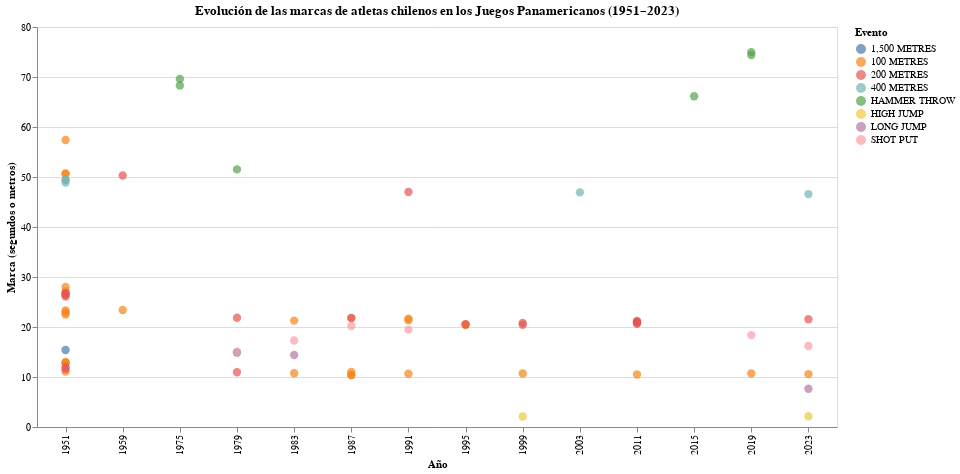

Write notebook code for a chart like this one.
### Code cell
import altair as alt
import pandas as pd

# Aseguramos que 'año' sea numérico
df_chile['año'] = pd.to_numeric(df_chile['año'], errors='coerce')

# Filtramos filas con marcas válidas (quitamos vacíos o texto extraño)
df_chile = df_chile[df_chile['mark'].str.contains(r'\d', na=False)]

# Seleccionamos algunos eventos representativos (puedes cambiarlos)
eventos_interes = [
    "100 METRES", "200 METRES", "400 METRES",
    "1,500 METRES", "5,000 METRES", "10,000 METRES",
    "HIGH JUMP", "LONG JUMP", "HAMMER THROW", "SHOT PUT"
]

df_viz = df_chile[df_chile['event'].isin(eventos_interes)]

# Crear gráfico con Altair
chart = (
    alt.Chart(df_viz)
    .mark_circle(size=70, opacity=0.7)
    .encode(
        x=alt.X('año:O', title='Año'),
        y=alt.Y('mark:Q', title='Marca (segundos o metros)', scale=alt.Scale(zero=False)),
        color=alt.Color('event:N', title='Evento'),
        tooltip=['name', 'event', 'mark', 'año', 'location']
    )
    .properties(
        title='Evolución de las marcas de atletas chilenos en los Juegos Panamericanos (1951–2023)',
        width=800,
        height=400
    )
    .interactive()
)

chart.save('vis_01.html')  # guarda versión interactiva
chart.save('vis_01.png')   # guarda versión en imagen
chart

### Figure 1 — Vega-Lite specification as saved in the notebook (floating-point values rounded to 4 significant figures)
{"config": {"view": {"continuousWidth": 300, "continuousHeight": 300}}, "data": {"name": "data-3d8fc0679f4514625dd8b5496eeae882"}, "mark": {"type": "circle", "opacity": 0.7, "size": 70}, "encoding": {"color": {"field": "event", "title": "Evento", "type": "nominal"}, "tooltip": [{"field": "name", "type": "nominal"}, {"field": "event", "type": "nominal"}, {"field": "mark", "type": "nominal"}, {"field": "año", "type": "quantitative"}, {"field": "location", "type": "nominal"}], "x": {"field": "año", "title": "Año", "type": "ordinal"}, "y": {"field": "mark", "scale": {"zero": false}, "title": "Marca (segundos o metros)", "type": "quantitative"}}, "height": 400, "params": [{"name": "param_5", "select": {"type": "interval", "encodings": ["x", "y"]}, "bind": "scales"}], "title": "Evolución de las marcas de atletas chilenos en los Juegos Panamericanos (1951–2023)", "width": 800, "$schema": "https://vega.github.io/schema/vega-lite/v5.20.1.json", "datasets": {"data-3d8fc0679f4514625dd8b5496eeae882": [{"gender": "Men", "event": "100 METRES", "round": "HEAT", "heat": 3.0, "position": 7, "name": "Ricardo Roach González", "country": "Chile", "mark": "10.69", "status": null, "date": null, "location": "Winnipeg, Canada", "members": NaN, "observacion": null, "año": 1999}, {"gender": "Men", "event": "200 METRES", "round": "HEAT", "heat": 2.0, "position": 2, "name": "Sebastian Keitel Bianchi", "country": "Chile", "mark": "20.44", "status": null, "date": "25 Jul", "location": "Winnipeg, Canada", "members": NaN, "observacion": null, "año": 1999}, {"gender": "Men", "event": "200 METRES", "round": "FINAL", "heat": null, "position": 3, "name": "Sebastian Keitel Bianchi", "country": "Chile", "mark": "20.82", "status": null, "date": "28 Jul", "location": "Winnipeg, Canada", "members": NaN, "observacion": null, "año": 1999}, {"gender": "Men", "event": "1,500 METRES", "round": "FINAL", "heat": null, "position": 7, "name": "Mauricio Diaz Castro", "country": "Chile", "mark": "13:53.55", "status": null, "date": "30 Jul", "location": "Winnipeg, Canada", "members": NaN, "observacion": null, "año": 1999}, {"gender": "Men", "event": "10,000 METRES", "round": "FINAL", "heat": null, "position": 7, "name": "Mauricio Diaz Castro", "country": "Chile", "mark": "29:20.56", "status": null, "date": "27 Jul", "location": "Winnipeg, Canada", "members": NaN, "observacion": null, "año": 1999}, {"gender": "Men", "event": "HIGH JUMP", "round": null, "heat": null, "position": 11, "name": "Felipe Apablaza Garcia", "country": "Chile", "mark": "2.10", "status": null, "date": "29 Jul", "location": "Winnipeg, Canada", "members": NaN, "observacion": null, "año": 1999}, {"gender": "Men", "event": "100 METRES", "round": "HEAT", "heat": 4.0, "position": "6", "name": "Eduardo Krumm", "country": "Chile", "mark": "23.4", "status": null, "date": "29 Aug", "location": "Chicago, USA", "members": NaN, "observacion": null, "año": 1959}, {"gender": "Men", "event": "200 METRES", "round": "HEAT", "heat": 1.0, "position": "5", "name": "Hugo Krauss", "country": "Chile", "mark": "50.3", "status": null, "date": "31 Aug", "location": "Chicago, USA", "members": NaN, "observacion": null, "año": 1959}, {"gender": "Men", "event": "400 METRES", "round": "HEAT", "heat": 1.0, "position": "5", "name": "Julio Le ón", "country": "Chile", "mark": "1:55.5", "status": null, "date": "31 Aug", "location": "Chicago, USA", "members": NaN, "observacion": null, "año": 1959}, {"gender": "Men", "event": "400 METRES", "round": "HEAT", "heat": 2.0, "position": "3", "name": "Hugo Krauss", "country": "Chile", "mark": "1:55.0", "status": null, "date": "31 Aug", "location": "Chicago, USA", "members": NaN, "observacion": null, "año": 1959}, {"gender": "Men", "event": "400 METRES", "round": "HEAT", "heat": 3.0, "position": "3", "name": "Ramon Sandoval", "country": "Chile", "mark": "1:54.3", "status": null, "date": "31 Aug", "location": "Chicago, USA", "members": NaN, "observacion": null, "año": 1959}, {"gender": "Men", "event": "1,500 METRES", "round": "FINAL", "heat": null, "position": "4", "name": "Ramón Sandoval", "country": "Chile", "mark": "3:51.9", "status": null, "date": "2 Sep", "location": "Chicago, USA", "members": NaN, "observacion": null, "año": 1959}, {"gender": "Men", "event": "1,500 METRES", "round": "FINAL", "heat": null, "position": "7", "name": "Ricardo Vidal", "country": "Chile", "mark": "31:35.7", "status": null, "date": "2 Sep", "location": "Chicago, USA", "members": NaN, "observacion": null, "año": 1959}, {"gender": "Men", "event": "1,500 METRES", "round": "FINAL", "heat": null, "position": "5", "name": "Juan Silva", "country": "Chile", "mark": "2:42:34.6", "status": null, "date": "2 Sep", "location": "Chicago, USA", "members": NaN, "observacion": null, "año": 1959}, {"gender": "Men", "event": "100 METRES", "round": "HEAT", "heat": 3.0, "position": 1.0, "name": "Sebastian Keitel Bianchi", "country": "Chile", "mark": "20.53", "status": null, "date": "18 Mar", "location": "Mar del Plata, Argentina", "members": NaN, "observacion": null, "año": 1995}, {"gender": "Men", "event": "100 METRES", "round": "HEAT", "heat": 1.0, "position": 2.0, "name": "Sebastien Keitel Bianchi", "country": "Chile", "mark": "20.38", "status": null, "date": "18 Mar", "location": "Mar del Plata, Argentina", "members": NaN, "observacion": null, "año": 1995}, {"gender": "Men", "event": "200 METRES", "round": "FINAL", "heat": null, "position": 3.0, "name": "Sebastien Keitel Bianchi", "country": "Chile", "mark": "20.55", "status": null, "date": "22 Mar", "location": "Mar del Plata, Argentina", "members": NaN, "observacion": null, "año": 1995}, {"gender": "Men", "event": "100 METRES", "round": "FINAL", "heat": null, "position": 6, "name": "Iván Moreno", "country": "Chile", "mark": "10.510.58", "status": null, "date": "30 Jul", "location": "Winnipeg, Canada", "members": NaN, "observacion": null, "año": 1967}, {"gender": "Men", "event": "100 METRES", "round": "HEAT", "heat": 1.0, "position": 3, "name": "Iván Moreno", "country": "Chile", "mark": "21.121.17", "status": null, "date": "30 Jul", "location": "Winnipeg, Canada", "members": NaN, "observacion": null, "año": 1967}, {"gender": "Men", "event": "100 METRES", "round": "HEAT", "heat": 1.0, "position": 5, "name": "Iván Moreno", "country": "Chile", "mark": "21.121.13", "status": null, "date": "30 Jul", "location": "Winnipeg, Canada", "members": NaN, "observacion": null, "año": 1967}, {"gender": "Men", "event": "400 METRES", "round": "HEAT", "heat": 2.0, "position": 5, "name": "Jorge Grosser Castillo", "country": "Chile", "mark": "1:55.41:55.46", "status": null, "date": "30 Jul", "location": "Winnipeg, Canada", "members": NaN, "observacion": null, "año": 1967}, {"gender": "Men", "event": "1,500 METRES", "round": "FINAL", "heat": null, "position": 7, "name": "Jorge Grosser Castillo", "country": "Chile", "mark": "3:48.03:48.01", "status": null, "date": "5 Aug", "location": "Winnipeg, Canada", "members": NaN, "observacion": null, "año": 1967}, {"gender": "Men", "event": "1,500 METRES", "round": "FINAL", "heat": null, "position": 4, "name": "Carlos Díaz", "country": "Chile", "mark": "3:42.09", "status": null, "date": "24 Jul", "location": "Toronto, Canada", "members": NaN, "observacion": null, "año": 2015}, {"gender": "Men", "event": "1,500 METRES", "round": "FINAL", "heat": null, "position": 10, "name": "Iván López", "country": "Chile", "mark": "3:48.54", "status": null, "date": "24 Jul", "location": "Toronto, Canada", "members": NaN, "observacion": null, "año": 2015}, {"gender": "Men", "event": "5,000 METRES", "round": "FINAL", "heat": null, "position": 3, "name": "Victor Aravena", "country": "Chile", "mark": "13:46.94", "status": null, "date": "25 Jul", "location": "Toronto, Canada", "members": NaN, "observacion": null, "año": 2015}, {"gender": "Men", "event": "5,000 METRES", "round": "FINAL", "heat": null, "position": 9, "name": "Carlos Díaz", "country": "Chile", "mark": "13:59.66", "status": null, "date": "25 Jul", "location": "Toronto, Canada", "members": NaN, "observacion": null, "año": 2015}, {"gender": "Men", "event": "10,000 METRES", "round": "FINAL", "heat": null, "position": 8, "name": "Leslie Encina", "country": "Chile", "mark": "30:30.12", "status": null, "date": "21 Jul", "location": "Toronto, Canada", "members": NaN, "observacion": null, "año": 2015}, {"gender": "Men", "event": "LONG JUMP", "round": null, "heat": null, "position": 11, "name": "Daniel Pineda", "country": "Chile", "mark": "7.463.0", "status": null, "date": "21 Jul", "location": "Toronto, Canada", "members": NaN, "observacion": null, "año": 2015}, {"gender": "Men", "event": "HAMMER THROW", "round": null, "heat": null, "position": 10, "name": "Humberto Mansilla", "country": "Chile", "mark": "66.14", "status": null, "date": "22 Jul", "location": "Toronto, Canada", "members": NaN, "observacion": null, "año": 2015}, {"gender": "Men", "event": "400 METRES", "round": "HEAT", "heat": 2.0, "position": 1, "name": "Ram ón Sandoval", "country": "Chile", "mark": "1:54.5", "status": null, "date": "18 Mar", "location": "Mexico City, Mexico", "members": NaN, "observacion": null, "año": 1955}, {"gender": "Men", "event": "1,500 METRES", "round": "FINAL", "heat": null, "position": 5, "name": "Guillermo Sol á Aravena", "country": "Chile", "mark": "4:06.44:06.67", "status": null, "date": "19 Mar", "location": "Mexico City, Mexico", "members": NaN, "observacion": null, "año": 1955}, {"gender": "Men", "event": "1,500 METRES", "round": "FINAL", "heat": null, "position": 3, "name": "Jaime Correa", "country": "Chile", "mark": "15:39.2", "status": null, "date": "19 Mar", "location": "Mexico City, Mexico", "members": NaN, "observacion": null, "año": 1955}, {"gender": "Men", "event": "1,500 METRES", "round": "FINAL", "heat": null, "position": 3, "name": "Jaime Correa", "country": "Chile", "mark": "33:42.6", "status": null, "date": "19 Mar", "location": "Mexico City, Mexico", "members": NaN, "observacion": null, "año": 1955}, {"gender": "Men", "event": "100 METRES", "round": "HEAT", "heat": 2.0, "position": 8, "name": "Luis Schneider Zuanich", "country": "Chile", "mark": "10.75", "status": null, "date": "23 Aug", "location": "Caracas, Venezuela", "members": NaN, "observacion": null, "año": 1983}, {"gender": "Men", "event": "100 METRES", "round": "HEAT", "heat": 1.0, "position": 6, "name": "Luis Schneider Zuanich", "country": "Chile", "mark": "21.28", "status": null, "date": "23 Aug", "location": "Caracas, Venezuela", "members": NaN, "observacion": null, "año": 1983}, {"gender": "Men", "event": "1,500 METRES", "round": "FINAL", "heat": null, "position": 7, "name": "Omar Aguilar Cardenas", "country": "Chile", "mark": "14:27.68", "status": null, "date": "26 Aug", "location": "Caracas, Venezuela", "members": NaN, "observacion": null, "año": 1983}, {"gender": "Men", "event": "10,000 METRES", "round": "FINAL", "heat": null, "position": 7, "name": "Omar Aguilar Cardenas", "country": "Chile", "mark": "29:54.27", "status": null, "date": "23 Aug", "location": "Caracas, Venezuela", "members": NaN, "observacion": null, "año": 1983}, {"gender": "Men", "event": "LONG JUMP", "round": null, "heat": null, "position": 6, "name": "Francisco Pichot", "country": "Chile", "mark": "14.39", "status": null, "date": "24 Aug", "location": "Caracas, Venezuela", "members": NaN, "observacion": null, "año": 1983}, {"gender": "Men", "event": "SHOT PUT", "round": null, "heat": null, "position": 2, "name": "Gert Weil Wiesenborn", "country": "Chile", "mark": "17.30", "status": null, "date": "23 Aug", "location": "Caracas, Venezuela", "members": NaN, "observacion": null, "año": 1983}, {"gender": "Men", "event": "100 METRES", "round": "HEAT", "heat": 2.0, "position": 7, "name": "Enrique Polanco Valdés", "country": "Chile", "mark": "10.69", "status": null, "date": null, "location": "Lima, Peru", "members": NaN, "observacion": null, "año": 2019}, {"gender": "Men", "event": "LONG JUMP", "round": null, "heat": null, "position": 13, "name": "Daniel Pineda Contreras", "country": "Chile", "mark": "7.050.2", "status": null, "date": "7 Aug", "location": "Lima, Peru", "members": NaN, "observacion": null, "año": 2019}, {"gender": "Men", "event": "SHOT PUT", "round": null, "heat": null, "position": 11, "name": "Santiago Basso Hughes", "country": "Chile", "mark": "18.38", "status": null, "date": "7 Aug", "location": "Lima, Peru", "members": NaN, "observacion": null, "año": 2019}, {"gender": "Men", "event": "HAMMER THROW", "round": null, "heat": null, "position": 1, "name": "Gabriel Kehr Sabra", "country": "Chile", "mark": "74.98", "status": null, "date": "8 Aug", "location": "Lima, Peru", "members": NaN, "observacion": null, "año": 2019}, {"gender": "Men", "event": "HAMMER THROW", "round": null, "heat": null, "position": 2, "name": "Humberto Mansilla Arzola", "country": "Chile", "mark": "74.38", "status": null, "date": "8 Aug", "location": "Lima, Peru", "members": NaN, "observacion": null, "año": 2019}, {"gender": "Men", "event": "400 METRES", "round": "HEAT", "heat": 3.0, "position": 5, "name": "Roberto Salmona", "country": "Chile", "mark": "1:53.61", "status": null, "date": "1 Aug", "location": "Cali, Colombia", "members": NaN, "observacion": null, "año": 1971}, {"gender": "Men", "event": "400 METRES", "round": "HEAT", "heat": 4.0, "position": 4, "name": "Victor Rios", "country": "Chile", "mark": "1:55.67", "status": null, "date": "1 Aug", "location": "Cali, Colombia", "members": NaN, "observacion": null, "año": 1971}, {"gender": "Men", "event": "400 METRES", "round": "HEAT", "heat": 2.0, "position": 7, "name": "Victor Rios", "country": "Chile", "mark": "1:53.34", "status": null, "date": "1 Aug", "location": "Cali, Colombia", "members": NaN, "observacion": null, "año": 1971}, {"gender": "Men", "event": "1,500 METRES", "round": "FINAL", "heat": null, "position": 9, "name": "Jorge Grosser", "country": "Chile", "mark": "3:52.68", "status": null, "date": "1 Aug", "location": "Cali, Colombia", "members": NaN, "observacion": null, "año": 1971}, {"gender": "Men", "event": "1,500 METRES", "round": "FINAL", "heat": null, "position": 4, "name": "Edmundo Warnke Bravo", "country": "Chile", "mark": "14:05.57", "status": null, "date": "1 Aug", "location": "Cali, Colombia", "members": NaN, "observacion": null, "año": 1971}, {"gender": "Men", "event": "1,500 METRES", "round": "FINAL", "heat": null, "position": 9, "name": "José Ramirez Allende", "country": "Chile", "mark": "2:50:05", "status": null, "date": "1 Aug", "location": "Cali, Colombia", "members": NaN, "observacion": null, "año": 1971}, {"gender": "Men", "event": "100 METRES", "round": "SEMIFINAL", "heat": null, "position": 15, "name": "Enrique Polanco", "country": "Chile", "mark": "10.57", "status": null, "date": null, "location": null, "members": NaN, "observacion": " ", "año": 2023}, {"gender": "Men", "event": "200 METRES", "round": "SEMIFINAL", "heat": null, "position": 13, "name": "Enzo Faulbaum", "country": "Chile", "mark": "21.55", "status": null, "date": null, "location": null, "members": NaN, "observacion": " ", "año": 2023}, {"gender": "Men", "event": "400 METRES", "round": "FINAL", "heat": null, "position": 3, "name": "Martín Kouyoumdjian", "country": "Chile", "mark": "46.58", "status": null, "date": null, "location": null, "members": NaN, "observacion": " ", "año": 2023}, {"gender": "Men", "event": "HIGH JUMP", "round": "FINAL", "heat": null, "position": 12, "name": "Pedro Alamos", "country": "Chile", "mark": "2.15", "status": null, "date": null, "location": null, "members": NaN, "observacion": " ", "año": 2023}, {"gender": "Men", "event": "LONG JUMP", "round": "FINAL", "heat": null, "position": 7, "name": "Vicente Belgueri", "country": "Chile", "mark": "7.65", "status": "PB", "date": null, "location": null, "members": NaN, "observacion": " ", "año": 2023}, {"gender": "Men", "event": "SHOT PUT", "round": "FINAL", "heat": null, "position": 12, "name": "Matías Puschel", "country": "Chile", "mark": "16.20", "status": null, "date": null, "location": null, "members": NaN, "observacion": " ", "año": 2023}, {"gender": "Men", "event": "400 METRES", "round": "HEAT", "heat": "3", "position": 4, "name": "Mauricio Mery", "country": "Chile", "mark": "46.92", "status": null, "date": "8 Aug", "location": "Santo Domingo, Dominican Republic", "members": NaN, "observacion": null, "año": 2003}, {"gender": "Men", "event": "5,000 METRES", "round": "FINAL", "heat": null, "position": 5, "name": "Mauricio Diaz Castro", "country": "Chile", "mark": "13:58.85", "status": null, "date": "5 Aug", "location": "Santo Domingo, Dominican Republic", "members": NaN, "observacion": null, "año": 2003}, {"gender": "Men", "event": "200 METRES", "round": "HEAT", "heat": 4.0, "position": 7, "name": "Luis Schneider Zuanich", "country": "Chile", "mark": "10.96", "status": null, "date": null, "location": "San Juan, Puerto Rico", "members": NaN, "observacion": null, "año": 1979}, {"gender": "Men", "event": "200 METRES", "round": "HEAT", "heat": 1.0, "position": 7, "name": "Luis Schneider Zuanich", "country": "Chile", "mark": "21.85", "status": null, "date": null, "location": "San Juan, Puerto Rico", "members": NaN, "observacion": null, "año": 1979}, {"gender": "Men", "event": "400 METRES", "round": "HEAT", "heat": 1.0, "position": 2, "name": "Cristian Molina Cifuentes", "country": "Chile", "mark": "1:51.1", "status": null, "date": "12 Jul", "location": "San Juan, Puerto Rico", "members": NaN, "observacion": null, "año": 1979}, {"gender": "Men", "event": "400 METRES", "round": "HEAT", "heat": 3.0, "position": 4, "name": "Emilio Ulloa Valenzuela", "country": "Chile", "mark": "1:53.3", "status": null, "date": "12 Jul", "location": "San Juan, Puerto Rico", "members": NaN, "observacion": null, "año": 1979}, {"gender": "Men", "event": "1,500 METRES", "round": "FINAL", "heat": null, "position": 5, "name": "Edmundo Warnke Bravo", "country": "Chile", "mark": "2:26:14", "status": null, "date": "14 Jul", "location": "San Juan, Puerto Rico", "members": NaN, "observacion": null, "año": 1979}, {"gender": "Men", "event": "1,500 METRES", "round": "HEAT", "heat": 1.0, "position": 6, "name": "Alfredo Piza", "country": "Chile", "mark": "14.90", "status": null, "date": "14 Jul", "location": "San Juan, Puerto Rico", "members": NaN, "observacion": null, "año": 1979}, {"gender": "Men", "event": "SHOT PUT", "round": null, "heat": null, "position": 10, "name": "Gert Weil Wiesenborn", "country": "Chile", "mark": "15.06", "status": null, "date": "7 Jul", "location": "San Juan, Puerto Rico", "members": NaN, "observacion": null, "año": 1979}, {"gender": "Men", "event": "HAMMER THROW", "round": null, "heat": null, "position": 8, "name": "Mario Egmen", "country": "Chile", "mark": "51.52", "status": null, "date": "12 Jul", "location": "San Juan, Puerto Rico", "members": NaN, "observacion": null, "año": 1979}, {"gender": "Men", "event": "5,000 METRES", "round": "FINAL", "heat": null, "position": 6, "name": "Edmundo Warnke Bravo", "country": "Chile", "mark": "15.10.66", "status": null, "date": "16 Oct", "location": "Mexico City, Mexico", "members": NaN, "observacion": null, "año": 1975}, {"gender": "Men", "event": "10,000 METRES", "round": "FINAL", "heat": null, "position": 6, "name": "Edmundo Warnke Bravo", "country": "Chile", "mark": "30.31.67", "status": null, "date": "16 Oct", "location": "Mexico City, Mexico", "members": NaN, "observacion": null, "año": 1975}, {"gender": "Men", "event": "HAMMER THROW", "round": null, "heat": null, "position": 8, "name": "Jorge Peña", "country": "Chile", "mark": "69.60", "status": null, "date": "18 Oct", "location": "Mexico City, Mexico", "members": NaN, "observacion": null, "año": 1975}, {"gender": "Men", "event": "HAMMER THROW", "round": null, "heat": null, "position": 5, "name": "Alfredo Silva", "country": "Chile", "mark": "68.31", "status": null, "date": "18 Oct", "location": "Mexico City, Mexico", "members": NaN, "observacion": null, "año": 1975}, {"gender": "Men", "event": "100 METRES", "round": "HEAT", "heat": 2.0, "position": 4, "name": "Carlos Moreno Lira", "country": "Chile", "mark": "10.66", "status": null, "date": null, "location": "Havana, Cuba", "members": NaN, "observacion": null, "año": 1991}, {"gender": "Men", "event": "100 METRES", "round": "HEAT", "heat": 1.0, "position": 6, "name": "Carlos Morales Herrera", "country": "Chile", "mark": "21.67", "status": null, "date": "5 Aug", "location": "Havana, Cuba", "members": NaN, "observacion": null, "año": 1991}, {"gender": "Men", "event": "100 METRES", "round": "HEAT", "heat": 3.0, "position": 5, "name": "Carlos Moreno Lir a", "country": "Chile", "mark": "21.36", "status": null, "date": "5 Aug", "location": "Havana, Cuba", "members": NaN, "observacion": null, "año": 1991}, {"gender": "Men", "event": "200 METRES", "round": "HEAT", "heat": 3.0, "position": 3, "name": "Carlos Morale s Herrera", "country": "Chile", "mark": "47.00", "status": null, "date": "8 Aug", "location": "Havana, Cuba", "members": NaN, "observacion": null, "año": 1991}, {"gender": "Men", "event": "400 METRES", "round": "HEAT", "heat": 3.0, "position": 2, "name": "Pablo Squella Serrano", "country": "Chile", "mark": "1:48.13", "status": null, "date": "5 Aug", "location": "Havana, Cuba", "members": NaN, "observacion": null, "año": 1991}, {"gender": "Men", "event": "SHOT PUT", "round": null, "heat": null, "position": 1, "name": "Gert Weil Wiesenborn", "country": "Chile", "mark": "19.47", "status": null, "date": "8 Aug", "location": "Havana, Cuba", "members": NaN, "observacion": null, "año": 1991}, {"gender": "Men", "event": "100 METRES", "round": "HEAT", "heat": 1.0, "position": 6, "name": "Kael Becerra", "country": "Chile", "mark": "10.49", "status": null, "date": "24 Oct", "location": "Guadalajara, Mexico", "members": NaN, "observacion": null, "año": 2011}, {"gender": "Men", "event": "200 METRES", "round": "HEAT", "heat": 1.0, "position": 4, "name": "Kael Becerra", "country": "Chile", "mark": "21.04", "status": null, "date": "25 Oct", "location": "Guadalajara, Mexico", "members": NaN, "observacion": null, "año": 2011}, {"gender": "Men", "event": "200 METRES", "round": "HEAT", "heat": 5.0, "position": 5, "name": "Cristian Reyes", "country": "Chile", "mark": "20.83", "status": null, "date": "25 Oct", "location": "Guadalajara, Mexico", "members": NaN, "observacion": null, "año": 2011}, {"gender": "Men", "event": "200 METRES", "round": "HEAT", "heat": 1.0, "position": 4, "name": "Cristian Reyes", "country": "Chile", "mark": "20.65", "status": null, "date": "25 Oct", "location": "Guadalajara, Mexico", "members": NaN, "observacion": null, "año": 2011}, {"gender": "Men", "event": "200 METRES", "round": "HEAT", "heat": 2.0, "position": 7, "name": "Kael Becerra", "country": "Chile", "mark": "21.23", "status": null, "date": "25 Oct", "location": "Guadalajara, Mexico", "members": NaN, "observacion": null, "año": 2011}, {"gender": "Men", "event": "200 METRES", "round": "FINAL", "heat": null, "position": 8, "name": "Cristian Reyes", "country": "Chile", "mark": "20.97", "status": null, "date": "27 Oct", "location": "Guadalajara, Mexico", "members": NaN, "observacion": null, "año": 2011}, {"gender": "Men", "event": "1,500 METRES", "round": "FINAL", "heat": null, "position": 8, "name": "Ivan López", "country": "Chile", "mark": "3:56.53", "status": null, "date": "26 Oct", "location": "Guadalajara, Mexico", "members": NaN, "observacion": null, "año": 2011}, {"gender": "Men", "event": "1,500 METRES", "round": "FINAL", "heat": null, "position": 10, "name": "Leslie Encina", "country": "Chile", "mark": "3:56.69", "status": null, "date": "26 Oct", "location": "Guadalajara, Mexico", "members": NaN, "observacion": null, "año": 2011}, {"gender": "Men", "event": "LONG JUMP", "round": "FINAL", "heat": null, "position": 2, "name": "Daniel Pineda", "country": "Chile", "mark": "7.971.0", "status": null, "date": "29 Oct", "location": "Guadalajara, Mexico", "members": NaN, "observacion": null, "año": 2011}, {"gender": "Men", "event": "100 METRES", "round": "HEAT", "heat": 2.0, "position": 6, "name": "Javier Widoycovich", "country": "Chile", "mark": "10.99", "status": null, "date": null, "location": "Indianapolis, USA", "members": NaN, "observacion": null, "año": 1987}, {"gender": "Men", "event": "100 METRES", "round": "HEAT", "heat": 3.0, "position": 3, "name": "Carlos Moreno Lira", "country": "Chile", "mark": "10.40", "status": null, "date": null, "location": "Indianapolis, USA", "members": NaN, "observacion": null, "año": 1987}, {"gender": "Men", "event": "100 METRES", "round": "HEAT", "heat": 2.0, "position": 7, "name": "Carlos Moreno Lira", "country": "Chile", "mark": "10.37", "status": null, "date": null, "location": "Indianapolis, USA", "members": NaN, "observacion": null, "año": 1987}, {"gender": "Men", "event": "100 METRES", "round": "HEAT", "heat": 3.0, "position": 5, "name": "Carlos Moreno Lira", "country": "Chile", "mark": "21.82", "status": null, "date": "10 Aug", "location": "Indianapolis, USA", "members": NaN, "observacion": null, "año": 1987}, {"gender": "Men", "event": "200 METRES", "round": "HEAT", "heat": 2.0, "position": 7, "name": "Carlos Moreno Lira", "country": "Chile", "mark": "21.78", "status": null, "date": "13 Aug", "location": "Indianapolis, USA", "members": NaN, "observacion": null, "año": 1987}, {"gender": "Men", "event": "400 METRES", "round": "HEAT", "heat": 1.0, "position": 2, "name": "Manuel Balmaceda Olavarriete", "country": "Chile", "mark": "1:49.14", "status": null, "date": "12 Aug", "location": "Indianapolis, USA", "members": NaN, "observacion": null, "año": 1987}, {"gender": "Men", "event": "400 METRES", "round": "HEAT", "heat": 2.0, "position": 3, "name": "Pablo Squella Serr ano", "country": "Chile", "mark": "1:49.13", "status": null, "date": "12 Aug", "location": "Indianapolis, USA", "members": NaN, "observacion": null, "año": 1987}, {"gender": "Men", "event": "SHOT PUT", "round": "FINAL", "heat": null, "position": 1, "name": "Gert Weil Wiesenborn", "country": "Chile", "mark": "20.21", "status": null, "date": "12 Aug", "location": "Indianapolis, USA", "members": NaN, "observacion": null, "año": 1987}, {"gender": "Men", "event": "100 METRES", "round": null, "heat": null, "position": "5", "name": "Fernando Salinas Acuna", "country": "Chile", "mark": "11.1", "status": null, "date": null, "location": "Buenos Aires, Argentina", "members": NaN, "observacion": null, "año": 1951}, {"gender": "Men", "event": "100 METRES", "round": "HEAT", "heat": 2.0, "position": "3", "name": "Gustavo Ehlers Trostel", "country": "Chile", "mark": "22.5", "status": null, "date": null, "location": "Buenos Aires, Argentina", "members": NaN, "observacion": null, "año": 1951}, {"gender": "Men", "event": "100 METRES", "round": "HEAT", "heat": 3.0, "position": "2", "name": "Leonel Contreras", "country": "Chile", "mark": "23.3", "status": null, "date": null, "location": "Buenos Aires, Argentina", "members": NaN, "observacion": null, "año": 1951}, {"gender": "Men", "event": "100 METRES", "round": "HEAT", "heat": 1.0, "position": "4", "name": "Gustavo Ehlers Trostel", "country": "Chile", "mark": "22.9", "status": null, "date": null, "location": "Buenos Aires, Argentina", "members": NaN, "observacion": null, "año": 1951}, {"gender": "Men", "event": "100 METRES", "round": "HEAT", "heat": 1.0, "position": "3", "name": "Ram ón Sandoval", "country": "Chile", "mark": "50.7", "status": null, "date": null, "location": "Buenos Aires, Argentina", "members": NaN, "observacion": null, "año": 1951}, {"gender": "Men", "event": "100 METRES", "round": "HEAT", "heat": 2.0, "position": "2", "name": "Gustavo Ehlers Trostel", "country": "Chile", "mark": "57.4", "status": null, "date": null, "location": "Buenos Aires, Argentina", "members": NaN, "observacion": null, "año": 1951}, {"gender": "Men", "event": "100 METRES", "round": "HEAT", "heat": 4.0, "position": "2", "name": "Jaime Hitelman Reitich", "country": "Chile", "mark": "50.6", "status": null, "date": null, "location": "Buenos Aires, Argentina", "members": NaN, "observacion": null, "año": 1951}, {"gender": "Men", "event": "400 METRES", "round": "HEAT", "heat": 1.0, "position": "3", "name": "Gustavo Ehlers Trostel", "country": "Chile", "mark": "48.9", "status": null, "date": "3 Mar", "location": "Buenos Aires, Argentina", "members": NaN, "observacion": null, "año": 1951}, {"gender": "Men", "event": "400 METRES", "round": "HEAT", "heat": 2.0, "position": "4", "name": "Jaime Hitelman Reitich", "country": "Chile", "mark": "49.5", "status": null, "date": "3 Mar", "location": "Buenos Aires, Argentina", "members": NaN, "observacion": null, "año": 1951}, {"gender": "Men", "event": "400 METRES", "round": "FINAL", "heat": null, "position": "6", "name": "Gustavo Ehlers Trostel", "country": "Chile", "mark": "49.4", "status": null, "date": "4 Mar", "location": "Buenos Aires, Argentina", "members": NaN, "observacion": null, "año": 1951}, {"gender": "Men", "event": "1,500 METRES", "round": "FINAL", "heat": null, "position": "2", "name": "Guillermo Sol á Aravena", "country": "Chile", "mark": "4:00.5", "status": null, "date": "5 Mar", "location": "Buenos Aires, Argentina", "members": NaN, "observacion": null, "año": 1951}, {"gender": "Men", "event": "1,500 METRES", "round": "FINAL", "heat": null, "position": "3", "name": "Gustavo Rojas Rodriguez", "country": "Chile", "mark": "15:06.4", "status": null, "date": "5 Mar", "location": "Buenos Aires, Argentina", "members": NaN, "observacion": null, "año": 1951}, {"gender": "Men", "event": "1,500 METRES", "round": "FINAL", "heat": null, "position": "5", "name": "Enrique Inostroza Aranciba", "country": "Chile", "mark": "2:53:01.0", "status": null, "date": "5 Mar", "location": "Buenos Aires, Argentina", "members": NaN, "observacion": null, "año": 1951}, {"gender": "Men", "event": "1,500 METRES", "round": "FINAL", "heat": null, "position": "6", "name": "David Penden Gajardo", "country": "Chile", "mark": "2:53:58.3", "status": null, "date": "5 Mar", "location": "Buenos Aires, Argentina", "members": NaN, "observacion": null, "año": 1951}, {"gender": "Men", "event": "1,500 METRES", "round": "HEAT", "heat": 2.0, "position": "3", "name": "Jorn Gevert", "country": "Chile", "mark": "15.4", "status": null, "date": "5 Mar", "location": "Buenos Aires, Argentina", "members": NaN, "observacion": null, "año": 1951}, {"gender": "Men", "event": "100 METRES", "round": "HEAT", "heat": 1.0, "position": "2", "name": "Adriana Millard Pacheco", "country": "Chile", "mark": "12.8", "status": null, "date": "1 Mar", "location": "Buenos Aires, Argentina", "members": NaN, "observacion": null, "año": 1951}, {"gender": "Men", "event": "100 METRES", "round": "HEAT", "heat": 1.0, "position": "5", "name": "Beatriz K retschmer de Buccicardi", "country": "Chile", "mark": "13.0", "status": null, "date": "1 Mar", "location": "Buenos Aires, Argentina", "members": NaN, "observacion": null, "año": 1951}, {"gender": "Men", "event": "100 METRES", "round": "FINAL", "heat": null, "position": "5", "name": "Adriana Millard Pacheco", "country": "Chile", "mark": "12.8", "status": null, "date": "1 Mar", "location": "Buenos Aires, Argentina", "members": NaN, "observacion": null, "año": 1951}, {"gender": "Men", "event": "100 METRES", "round": "HEAT", "heat": 2.0, "position": "3", "name": "Adriana Millard Pacheco", "country": "Chile", "mark": "28.0", "status": null, "date": "1 Mar", "location": "Buenos Aires, Argentina", "members": NaN, "observacion": null, "año": 1951}, {"gender": "Men", "event": "100 METRES", "round": "HEAT", "heat": 3.0, "position": "1", "name": "Beatriz Kretschmer de Buccicardi", "country": "Chile", "mark": "27.1", "status": null, "date": "1 Mar", "location": "Buenos Aires, Argentina", "members": NaN, "observacion": null, "año": 1951}, {"gender": "Men", "event": "200 METRES", "round": "HEAT", "heat": 1.0, "position": "2", "name": "Adriana Millard Pacheco", "country": "Chile", "mark": "26.4", "status": null, "date": "4 Mar", "location": "Buenos Aires, Argentina", "members": NaN, "observacion": null, "año": 1951}, {"gender": "Men", "event": "200 METRES", "round": "HEAT", "heat": 2.0, "position": "2", "name": "Beatriz Kretschmer de Bucc icardi", "country": "Chile", "mark": "26.7", "status": null, "date": "4 Mar", "location": "Buenos Aires, Argentina", "members": NaN, "observacion": null, "año": 1951}, {"gender": "Men", "event": "200 METRES", "round": "FINAL", "heat": null, "position": "3", "name": "Adriana Millard Pacheco", "country": "Chile", "mark": "26.1", "status": null, "date": "5 Mar", "location": "Buenos Aires, Argentina", "members": NaN, "observacion": null, "año": 1951}, {"gender": "Men", "event": "200 METRES", "round": "FINAL", "heat": null, "position": "4", "name": "Beatriz Kretschmer de Buccicardi", "country": "Chile", "mark": "26.7", "status": null, "date": "5 Mar", "location": "Buenos Aires, Argentina", "members": NaN, "observacion": null, "año": 1951}, {"gender": "Men", "event": "200 METRES", "round": "HEAT", "heat": 1.0, "position": "1", "name": "Eliana Gaete Lazo", "country": "Chile", "mark": "11.6", "status": null, "date": "5 Mar", "location": "Buenos Aires, Argentina", "members": NaN, "observacion": null, "año": 1951}, {"gender": "Men", "event": "200 METRES", "round": "HEAT", "heat": 3.0, "position": "1", "name": "Marion Huber von Appen", "country": "Chile", "mark": "12.0", "status": null, "date": "5 Mar", "location": "Buenos Aires, Argentina", "members": NaN, "observacion": null, "año": 1951}]}}
